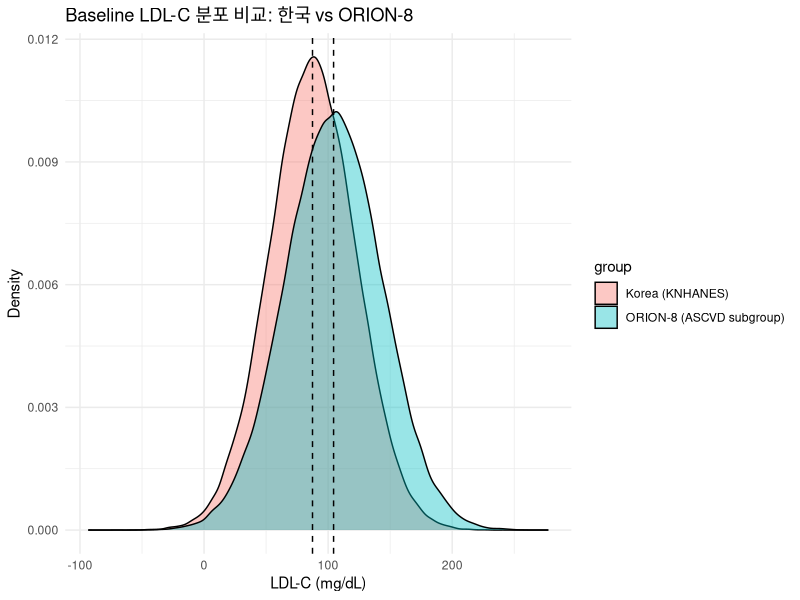

This chart was generated by the following R code:
# ============================================================
# 한국 인구 vs ORION-8 baseline LDL-C 분포 비교 시뮬레이션
# ============================================================

set.seed(2026)

## 1. 입력값 정의

# --- ORION-8 기준분포 (ASCVD 서브그룹, mmol/L -> mg/dL 변환) ---
# 근거: ASCVD 서브그룹 baseline LDL-C = 2.7 ± 1.0 mmol/L (n = 2709)
mmol_to_mgdl <- 38.67
orion_mean <- 2.7 * mmol_to_mgdl   # ≈ 104.4 mg/dL
orion_sd   <- 1.0 * mmol_to_mgdl   # ≈ 38.7 mg/dL
orion_n    <- 2709

# --- 한국 KNHANES 기준분포 ---
# TODO: Module 1에서 계산한 실제 값으로 교체
kr_mean <- 87.42
kr_sd   <- 34.76
kr_n    <- 313

## 2. 몬테카를로 시뮬레이션
n_sim <- 100000
sim_orion <- rnorm(n_sim, mean = orion_mean, sd = orion_sd)
sim_kr    <- rnorm(n_sim, mean = kr_mean,    sd = kr_sd)

## 3. 한국 평균의 ORION 분포 내 위치 (Z-score / percentile)
z_score <- (kr_mean - orion_mean) / orion_sd
percentile_analytic <- pnorm(z_score) * 100
percentile_sim <- mean(sim_orion < kr_mean) * 100

cat(sprintf("Z-score: %.3f\n", z_score))
cat(sprintf("한국 평균의 ORION 분포 내 위치 (이론값): %.1f 백분위수\n", percentile_analytic))
cat(sprintf("한국 평균의 ORION 분포 내 위치 (시뮬레이션): %.1f 백분위수\n", percentile_sim))

## 4. 두 분포 간 Overlap Coefficient (OVL)
dens_range <- seq(min(c(sim_orion, sim_kr)), max(c(sim_orion, sim_kr)), length.out = 2000)
d_orion <- dnorm(dens_range, orion_mean, orion_sd)
d_kr    <- dnorm(dens_range, kr_mean, kr_sd)
overlap_coefficient <- sum(pmin(d_orion, d_kr) * diff(dens_range)[1])

cat(sprintf("Overlap Coefficient (OVL): %.3f\n", overlap_coefficient))
cat("(1에 가까울수록 두 인구집단이 유사 -> ORION 효과 외삽 신뢰도 높음)\n")

## 5. 두 평균 차이에 대한 불확실성 (표준오차 기반)
se_orion <- orion_sd / sqrt(orion_n)
se_kr    <- kr_sd / sqrt(kr_n)
se_diff  <- sqrt(se_orion^2 + se_kr^2)

diff_sim <- rnorm(n_sim, mean = kr_mean - orion_mean, sd = se_diff)
ci_95 <- quantile(diff_sim, c(0.025, 0.975))

cat(sprintf("한국-ORION 평균 차이: %.2f mg/dL (95%% CI: %.2f, %.2f)\n",
            kr_mean - orion_mean, ci_95[1], ci_95[2]))

## 6. 해석 가이드
cat("\n--- 해석 가이드 ---\n")
if (abs(z_score) <= 1) {
  cat("한국 평균이 ORION 분포의 ±1SD 이내에 위치함.\n")
  cat("-> ORION pooled 효과를 한국 인구에도 비교적 신뢰성 있게 외삽 가능.\n")
} else {
  cat("한국 평균이 ORION 분포의 ±1SD 밖에 위치함.\n")
  cat("-> ORION pooled 효과를 그대로 적용하기보다 불확실성을 명시할 필요.\n")
}

## 7. 시각화
plot_data <- data.frame(
  value = c(sim_orion, sim_kr),
  group = rep(c("ORION-8 (ASCVD subgroup)", "Korea (KNHANES)"), each = n_sim)
)

if (requireNamespace("ggplot2", quietly = TRUE)) {
  library(ggplot2)
  p <- ggplot(plot_data, aes(x = value, fill = group)) +
    geom_density(alpha = 0.4) +
    geom_vline(xintercept = kr_mean, linetype = "dashed") +
    geom_vline(xintercept = orion_mean, linetype = "dashed") +
    labs(title = "Baseline LDL-C 분포 비교: 한국 vs ORION-8",
         x = "LDL-C (mg/dL)", y = "Density") +
    theme_minimal()
  print(p)
}
